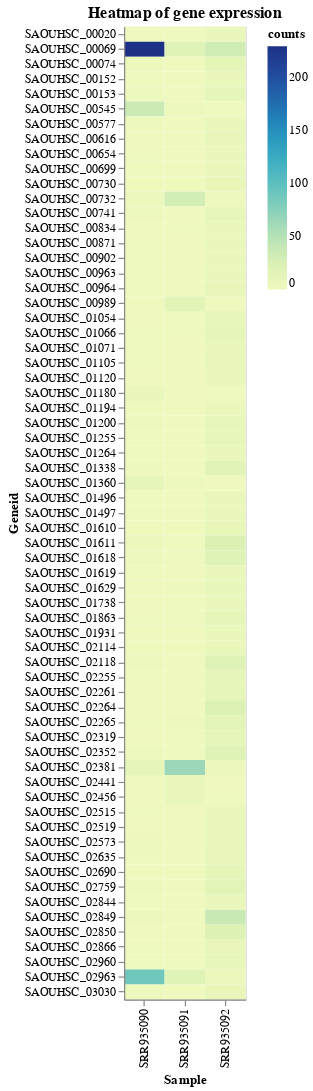

Notebook code cell kept with this figure:
### Code cell
#| label: fig-heatmap
#| fig-cap: "Heatmap of gene expression"
#| fig-cap-location: "bottom"

counts = pd.read_csv(counts_file, sep="\t", header=0, comment="#", index_col=0)
counts.rename(columns = lambda x: x.split("/")[-1].replace(".sorted.bam",""), inplace=True)
count_data = counts.loc[:, SRR_ids]
# Filter to genes with std/mean > 1.2 and with a max of at least 5
heatmap_data = count_data.loc[(count_data.std(axis=1).div(count_data.mean(axis=1))>1.2)&(count_data.max(axis=1)>5)]
heatmap_data = pd.melt(heatmap_data.reset_index(), id_vars=["Geneid"], var_name="Sample", value_name="counts")

alt.Chart(heatmap_data, title="Heatmap of gene expression").mark_rect().encode(
    x="Sample", y="Geneid", color="counts",
    tooltip=["Sample","Geneid","counts"]
).properties(width=100, height=800)

### Figure 1 — Vega-Lite specification as saved in the notebook (floating-point values rounded to 4 significant figures; data arrays with more than 128 entries replaced by an {"elided": "..."} marker saying what was removed)
{"config": {"view": {"continuousWidth": 300, "continuousHeight": 300}}, "data": {"name": "data-7b109d44dc1d3dc866f96789b84cd1b8"}, "mark": {"type": "rect"}, "encoding": {"color": {"field": "counts", "type": "quantitative"}, "tooltip": [{"field": "Sample", "type": "nominal"}, {"field": "Geneid", "type": "nominal"}, {"field": "counts", "type": "quantitative"}], "x": {"field": "Sample", "type": "nominal"}, "y": {"field": "Geneid", "type": "nominal"}}, "height": 800, "title": "Heatmap of gene expression", "width": 100, "$schema": "https://vega.github.io/schema/vega-lite/v5.15.1.json", "datasets": {"data-7b109d44dc1d3dc866f96789b84cd1b8": {"elided": "195 records"}}}
